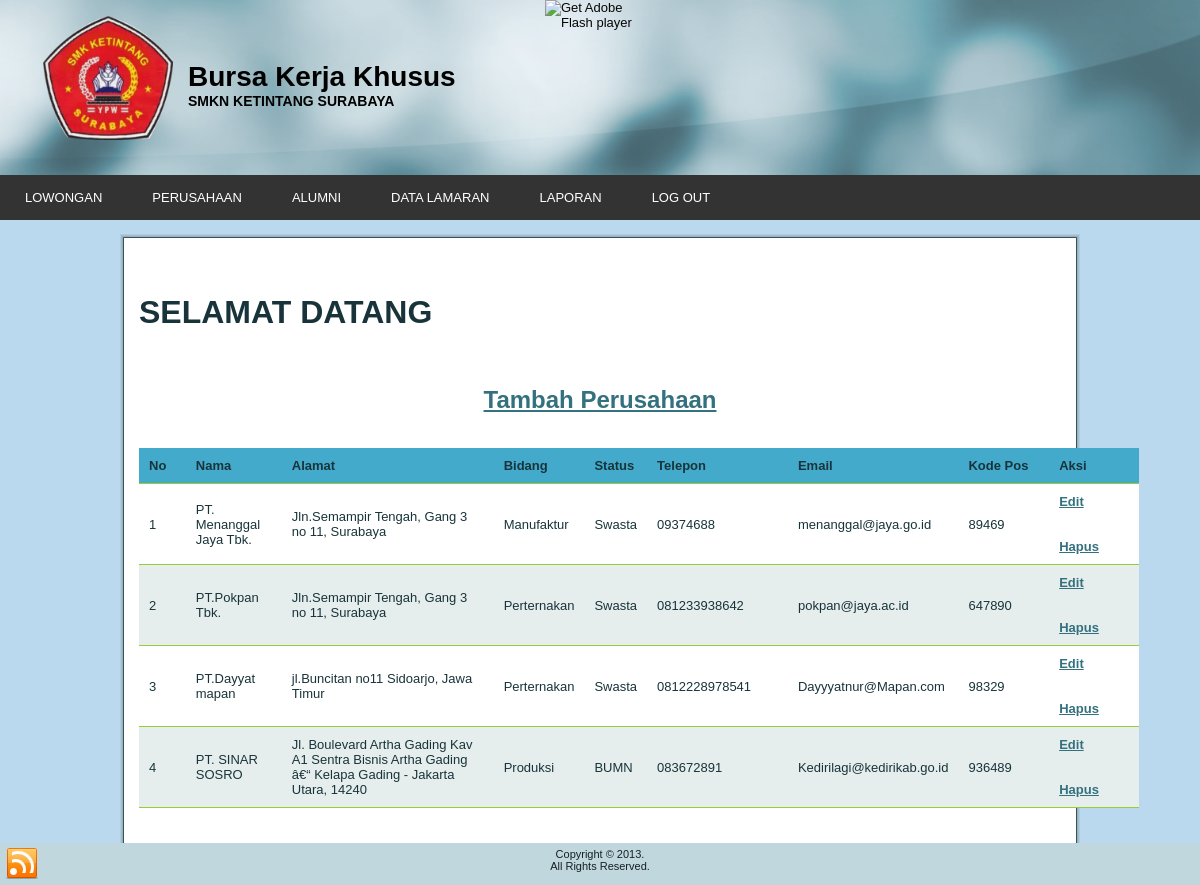
/admin/utama.php?menu=perusahaan, run on the app's committed database.
### tables this page shows
CREATE TABLE IF NOT EXISTS `perusahaan` (
`id` smallint(6) NOT NULL,
  `nama` varchar(50) NOT NULL,
  `alamat` varchar(120) NOT NULL,
  `bidang` varchar(120) NOT NULL,
  `status` varchar(30) NOT NULL,
  `telepon` varchar(20) NOT NULL,
  `email` varchar(50) NOT NULL,
  `kodepos` varchar(10) NOT NULL
);

### admin/user/perusahaan.php (the view, shortened to what this page needs)
<br><h2><b><a href=".?menu=tambah_perusahaan">Tambah Perusahaan</a></b></h2>
<br>
<table class="bottomBorder" width='1000px'>
<tr align='center' bgcolor=#44aacc>
		<th width='5%'>No</th>
		<th width='10%'>Nama</th>
		<th width='25%'>Alamat</th>
		<th>Bidang</th>
		<th>Status</th>
		<th width='15%'>Telepon</th>
		<th>Email</th>
		<th width='10%'>Kode Pos</th>
		<th width='10%'>Aksi</th>
	</tr>
<?php
	$sqlLimit2 = "select * from perusahaan order by id DESC";
	$resLimit2 = mysql_query($sqlLimit2) or die (mysql_error());
	$i = 1;
	while ($data2 = mysql_fetch_array($resLimit2)){
		if($i%2==0) $bg = '#e6eded'; else $bg = '#ffffff';
		echo
			"<tr bgcolor = '".$bg."'>
				<td align='center'>".$i."</td>
				<td>".$data2[1]."</td>
				<td>".$data2[2]."</td>
				<td>".$data2[3]."</td>
				<td>".$data2[4]."</td>
				<td>".$data2[5]."</td>
				<td>".$data2[6]."</td>
				<td>".$data2[7]."</td>
				<td align='center'><b><a href='.?menu=ubah_perusahaan&id=".$data2[0]."'>Edit</a><BR><BR><BR><a href='.?menu=hapus_perusahaan&id=".$data2[0]."' onClick='return warning();'>Hapus</a></b></td>
			</tr>";
		$i++;
	}
?>
</table>

### admin/style.css (style rules this page uses)
#art-main, table { font-family: Arial, Helvetica, Sans-Serif; font-style: normal; font-weight: normal; font-size: 13px; }
h1, h2, h3, h4, h5, h6, p, a, ul, ol, li { margin: 0; padding: 0; }
h1, h2, h3, h4, h5, h6, h1 a, h2 a, h3 a, h4 a, h5 a, h6 a, h1 a:link, h2 a:link, h3 a:link, h4 a:link, h5 a:link, h6 a:link, h1 a:visited, h2 a:visited, h3 a:visited, h4 a:visited, h5 a:visited, h6 a:visited, h1 a:hover, h2 a:hover, h3 a:hover, h4 a:hover, h5 a:hover, h6 a:hover { font-family: Arial, Helvetica, Sans-Serif; font-style: normal; font-weight: bold; font-size: 32px; text-decoration: none; }
.art-blockcontent h2 { margin: 19px 0; font-size: 24px; }
.art-postcontent h2 a, .art-postcontent h2 a:link, .art-postcontent h2 a:hover, .art-postcontent h2 a:visited, .art-blockcontent h2 a, .art-blockcontent h2 a:link, .art-blockcontent h2 a:hover, .art-blockcontent h2 a:visited { font-size: 24px; }
html { height:100%; }
body { padding: 0; margin:0; color: #18343A; height:100%; min-height:100%; background-color: #4D767A; background-image: url('images/Bottom_texture.jpg'); background-repeat: repeat; background-attachment: fixed; background-position: top left; min-width: 700px; }
.art-blockcontent-body table, .art-blockcontent-body li, .art-blockcontent-body a, .art-blockcontent-body a:link, .art-blockcontent-body a:visited, .art-blockcontent-body a:hover { color: #18343A; font-family: Arial, Helvetica, Sans-Serif; font-size: 13px; }
.art-blockcontent-body a, .art-blockcontent-body a:link { color: #34717F; text-decoration: underline; }

### admin/sa_admin.css (style rules this page uses)
body { margin:0; padding:0; background:#BBD9EE; color:#000; font-family:tahoma,arial,sans-serif; font-size:11px; }
a { color:#060606;text-decoration: none }

### admin/user/perusahaan.php (style rules this page uses)
table.bottomBorder { border-collapse: collapse; }
table.bottomBorder td, table.bottomBorder th { border-bottom: 1px solid yellowgreen; padding: 10px; text-align: left; }

### data on the page
perusahaan: nama "PT. Menanggal Jaya Tbk.", alamat "Jln.Semampir Tengah, Gang 3 no 11, Surabaya", bidang "Manufaktur", status "Swasta", telepon "09374688", email "menanggal@jaya.go.id", kodepos "89469"
perusahaan: nama "PT.Pokpan Tbk.", alamat "Jln.Semampir Tengah, Gang 3 no 11, Surabaya", bidang "Perternakan", status "Swasta", telepon "081233938642", email "pokpan@jaya.ac.id", kodepos "647890"
perusahaan: nama "PT.Dayyat mapan", alamat "jl.Buncitan no11 Sidoarjo, Jawa Timur", bidang "Perternakan", status "Swasta", telepon "0812228978541", email "Dayyyatnur@Mapan.com", kodepos "98329"
perusahaan: nama "PT. SINAR SOSRO", alamat "Jl. Boulevard Artha Gading Kav A1 Sentra Bisnis Artha Gading â€“ Kelapa Gading - Jakarta Utara, 14240", bidang "Produksi", status "BUMN", telepon "083672891", email "Kedirilagi@kedirikab.go.id", kodepos "936489"
